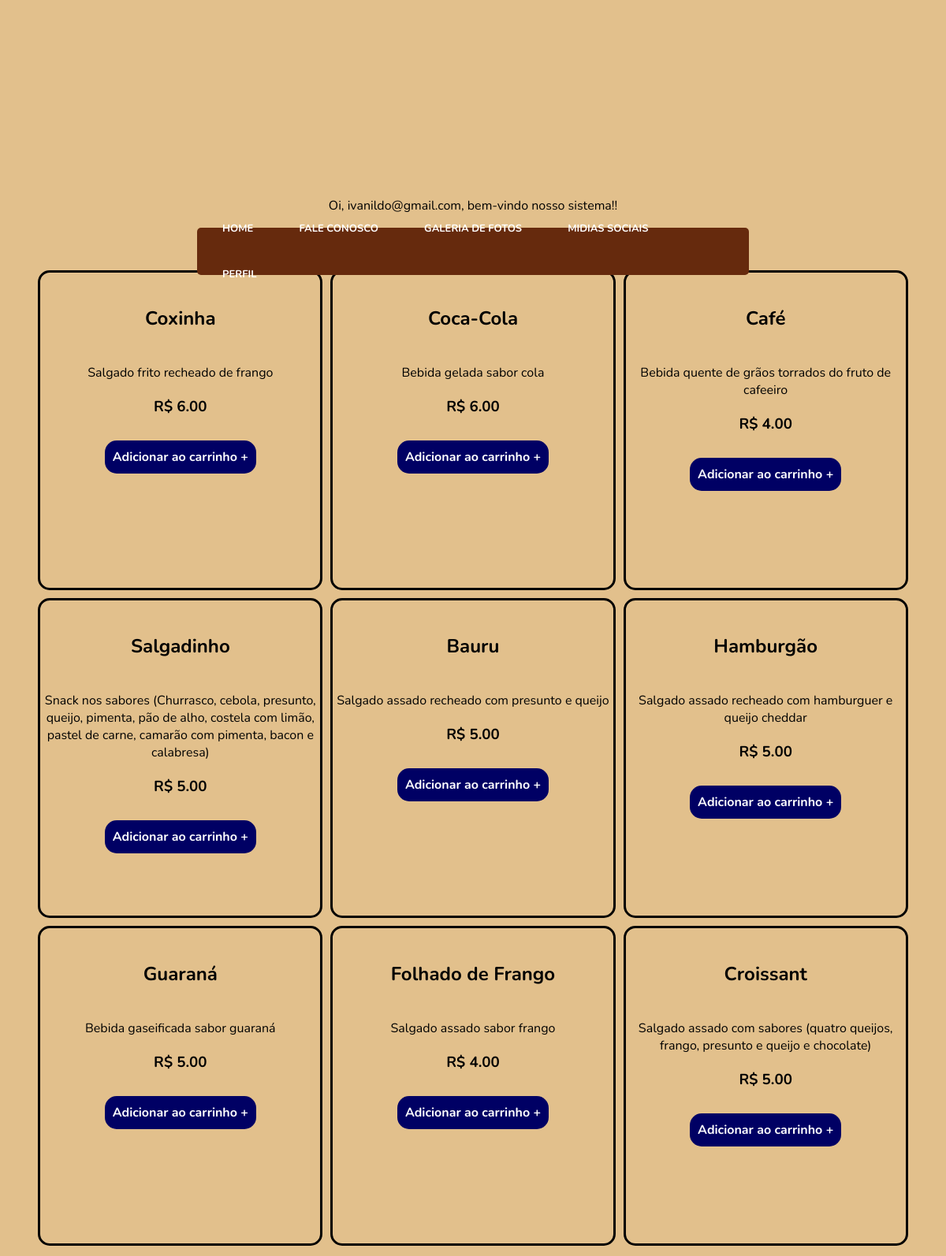
The app's page /index.php (signed in) with its own data.
### tables this page shows
create table produto(
id int primary key auto_increment,
nome varchar(50),
descricao varchar(255),
tipo varchar(50),
imagem varchar(50),
preco decimal(8,2),
quantidade int
);

### index.php (the view, shortened to what this page needs)
<!DOCTYPE html>
<html lang="pt-br">
<head>
    <link rel="stylesheet" href="nav.css">
    <link rel="stylesheet" href="main.css">
</head>
<body>
<div id="bgheader">
<header>
        <div class="nav">
            <ul>
                <a id="nav" href="#" translate="no"><li>HOME</li></a>
                <a id="nav" href="fut.html"><li>FALE CONOSCO</li></a>
                <a id="nav" href="grl.html"><li>GALERIA DE FOTOS</li></a>
                <a id="nav" href="youtube.com/rato.tv"><li>MIDIAS SOCIAIS</li></a>
                <a id="nav" href="youtube.com/rato.tv"><li>PERFIL</li></a>
            </ul>
        </div>
    </header>
</div><br><br><br><br><br><br><br><br><br><br><br>
<?php
if($_SESSION['log']!="ativo"){
   session_destroy();
   header("Location:acesso.php");
}
else{
    echo '<center>Oi, ' . $_SESSION['email']. ", bem-vindo nosso sistema!!<br><br><br><br>";
}
?>
<div class="container" >
<?php
include("conexao.php");
$select=$conexao->prepare("select * from produto");
$select->execute();
$fetch=$select->fetchAll();
foreach($fetch as $produto)
{
echo '<div class="table" style=" margin: 5px;  width: 30%;  height: 400px;  border: 3px solid #000;  border-radius: 15px; display: inline-table; font-family: Nunito;';
echo '<img src='.$produto['imagem'].' width="300" height="200"><br>';
echo '<h2 style="font-family: Nunito;"> ' . $produto['nome'] . '</h2><br>';
echo '' . $produto['descricao'] . '<br>';
echo '<h3> R$ ' . $produto['preco'] . '</h3><br>';
echo '<a href="carrinho.php?add=carrinho&id='.$produto['id'].'" style="background-color: rgb(0,0,100); color: white; text-decoration: none; padding: 10px; border-radius: 15px; font-weight: bold;">Adicionar ao carrinho +</a><br>';
echo '</div>';
}
?>
</div>
</body>
</html>

### nav.css (style rules this page uses)
header { position: absolute; left: 50%; top: 20%; transform: translate(-50%, -50%); display: flex; flex-direction: row; align-items: center; width: 700px; height: 60px; align-content: center; background-color: rgb(102, 42, 13); border-radius: 5px; }
ul { padding: 5px; height: min-content; }
li { display: inline-block; margin: 20px; }
#nav { color: white; font-family: 'Nunito'; font-weight: 600; font-size: small; padding: 15px 5px 15px 5px; margin: 2px; font-weight: bold; }

### main.css (style rules this page uses)
body { background-color: rgb(226, 192, 140); font-family: 'Nunito'; }
h2 { font-family: 'Nunito'; }

### records on screen
produto: nome "Coxinha", descricao "Salgado frito recheado de frango", preco "6.00"
produto: nome "Coca-Cola", descricao "Bebida gelada sabor cola", preco "6.00"
produto: nome "Café", descricao "Bebida quente de grãos torrados do fruto de cafeeiro", preco "4.00"
produto: nome "Salgadinho", descricao "Snack nos sabores (Churrasco, cebola, presunto, queijo, pimenta, pão de alho, costela com limão, pastel de carne, camarão com pimenta, bacon e calabresa)", preco "5.00"
produto: nome "Bauru", descricao "Salgado assado recheado com presunto e queijo", preco "5.00"
produto: nome "Hamburgão", descricao "Salgado assado recheado com hamburguer e queijo cheddar", preco "5.00"
produto: nome "Guaraná", descricao "Bebida gaseificada sabor guaraná", preco "5.00"
produto: nome "Folhado de Frango", descricao "Salgado assado sabor frango", preco "4.00"
produto: nome "Croissant", descricao "Salgado assado com sabores (quatro queijos, frango, presunto e queijo e chocolate)", preco "5.00"

### other values on screen
$_SESSION['email'] "ivanildo@gmail.com"
